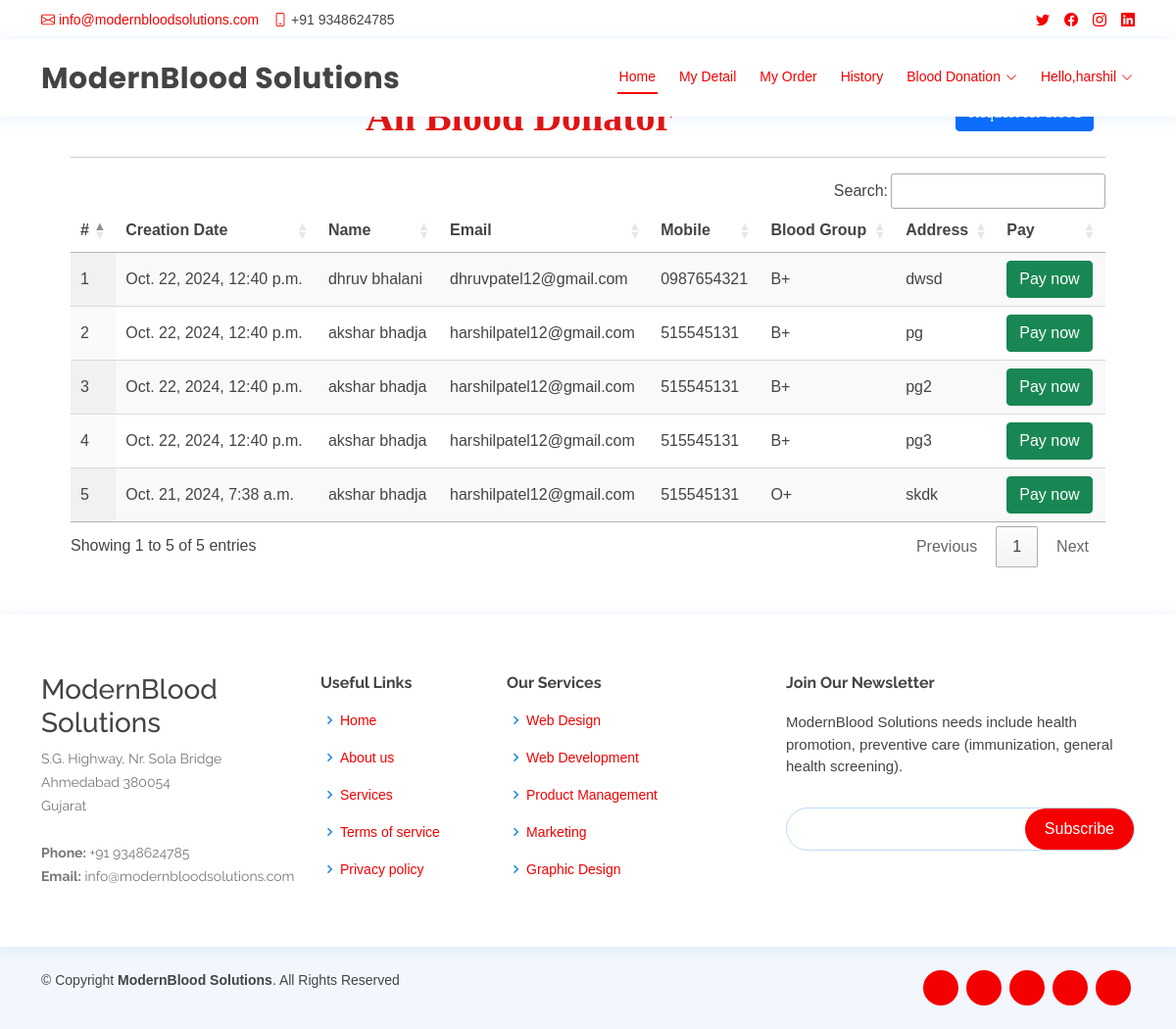
The page /search_blood (signed in) on the database its author committed.
### blood_app/models.py (models this page shows, shortened)
class Blood_Donation(models.Model):
    status = models.CharField(max_length=100, null=True, blank=True)
    user = models.ForeignKey(UserProfile, on_delete=models.CASCADE, null=True, blank=True)
    blood_group = models.ForeignKey(Category, on_delete=models.CASCADE, null=True, blank=True)
    place = models.CharField(max_length=100, null=True, blank=True)
    purpose = models.CharField(max_length=100, null=True, blank=True)
    created = models.DateTimeField(auto_now=True,null=True)
    active = models.BooleanField(null=True, blank=True, default=False)

class UserProfile(models.Model):
    user = models.ForeignKey(User, on_delete=models.CASCADE, null=True)
    contact = models.CharField(max_length=100, null=True)
    address = models.CharField(max_length=100, null=True)
    blood_group = models.ForeignKey(Category, on_delete=models.CASCADE, null=True, blank=True)
    dob = models.DateField(null=True)
    image = models.FileField(null=True)

class Category(models.Model):
    name = models.CharField(max_length=100, null=True, blank=True)
    def __str__(self):
        return self.name

### blood_app/views.py (the view, shortened to what this page needs)
# urls.py: path('search_blood', search_blood, name='search_blood'),
def search_blood(request):
    userprofile = UserProfile.objects.get(user=request.user)
    data = Blood_Donation.objects.filter(status="Approved").exclude(purpose="Request for Blood", user=userprofile)
    all_cat = Category.objects.all()
    return render(request, 'search_blood.html', {'data':data, 'cat':all_cat})

### blood_app/templates/search_blood.html (shortened to what this page needs)
{% extends 'index.html' %}
{% load static %}
{% block body %}
<div class="container-fluid" style="width:90%;margin-top:8%">
                    <div class="container-fluid">
                        <h1 align="center" style="font-weight:bold;font-family : 'Monotype Corsiva' ; color : #E6120E ;margin-top:4%">All Blood Donator
                          <button type="button" id="myBtn" class="btn btn-primary pull-right">Request for blood</button>
                        </h1>
                         </div><hr>
                                <table id="example" class="display" style="width:100%">
                                  <thead>
                                    <tr>
                                      <th>#</th>
                                      <th>Creation Date</th>
                                      <th>Name</th>
                                      <th>Email</th>
                                      <th>Mobile</th>
                                      <th>Blood Group</th>
                                      <th>Address</th>
                                      <th>Pay</th>
                                  </tr>
                              </thead>
                              <tbody>
                              {% for i in data %}
                                <tr>
                                  <td>{{forloop.counter}}</td>
                                  <td>{{i.created}}</td>
                                  <td>{{i.user.user.first_name}} {{i.user.user.last_name}}</td>
                                  <td>{{i.user.user.email}}</td>
                                  <td>{{i.user.contact}}</td>
                                  <td>{{i.blood_group}}</td>
                                  <td>{{i.place}}</td>
                                  <td><a href="/pay_now/{{i.id}}"><button class="btn btn-success">Pay now</button></a></td>
                              </tr>
                              {% endfor %}
                          </tbody>
                      </table>
                  </div>
{% endblock %}

### blood_app/templates/index.html (shortened to what this page needs)
<!DOCTYPE html>
<html lang="en">
  {% load static %}
<head>
  <link href="{% static 'vendor/fontawesome-free/css/all.min.css' %}" rel="stylesheet">
  <link href="{% static 'vendor/animate.css/animate.min.css' %}" rel="stylesheet">
  <link href="{% static 'vendor/bootstrap/css/bootstrap.min.css' %}" rel="stylesheet">
  <link href="{% static 'vendor/bootstrap-icons/bootstrap-icons.css' %}" rel="stylesheet">
  <link href="{% static 'vendor/boxicons/css/boxicons.min.css' %}" rel="stylesheet">
  <link href="{% static 'vendor/glightbox/css/glightbox.min.css' %}" rel="stylesheet">
  <link href="{% static 'vendor/remixicon/remixicon.css' %}" rel="stylesheet">
  <link href="{% static 'vendor/swiper/swiper-bundle.min.css' %}" rel="stylesheet">
  <link href="{% static 'css/style.css' %}" rel="stylesheet">
  <link rel="stylesheet" href="https://cdnjs.cloudflare.com/ajax/libs/font-awesome/4.7.0/css/font-awesome.min.css">
  <link rel='stylesheet' type='text/css' href="https://cdn.datatables.net/1.10.21/css/jquery.dataTables.min.css">
  <link rel='stylesheet' type='text/css' href="https://cdn.datatables.net/buttons/1.6.2/css/buttons.dataTables.min.css">
</head>
<body>
  <div id="topbar" class="d-flex align-items-center fixed-top">
    <div class="container d-flex justify-content-between">
      <div class="contact-info d-flex align-items-center">
        <i class="bi bi-envelope"></i> <a href="mailto:contact@example.com">info@modernbloodsolutions.com</a>
        <i class="bi bi-phone"></i> +91 9348624785
      </div>
      <div class="d-none d-lg-flex social-links align-items-center">
        <a href="#" class="twitter"><i class="bi bi-twitter"></i></a>
        <a href="#" class="facebook"><i class="bi bi-facebook"></i></a>
        <a href="#" class="instagram"><i class="bi bi-instagram"></i></a>
        <a href="#" class="linkedin"><i class="bi bi-linkedin"></i></i></a>
      </div>
    </div>
  </div>
  <header id="header" class="fixed-top">
    <div class="container d-flex align-items-center">
      <h1 class="logo me-auto">ModernBlood Solutions</h1>
      {% if request.user.is_staff %}
      <nav id="navbar" class="navbar order-last order-lg-0">
        <ul>
          <li><a class="nav-link scrollto active" href="{% url 'admin_home' %}">Home</a></li>
          <li class="dropdown"><a href="#"><span>Category</span> <i class="bi bi-chevron-down"></i></a>
            <ul>
              <li><a href="/add_category">Add Blood Category</a></li>
              <li><a href="/view_category">View Blood Category</a></li>
            </ul>
          </li>
          <li><a class="nav-link scrollto" href="/view_user">Users</a></li>
          <li><a class="nav-link scrollto" href="/all_order">All Order</a></li>
          <li class="dropdown"><a href="#"><span>Blood Donation</span> <i class="bi bi-chevron-down"></i></a>
            <ul>
              <li><a href="/request_blood">Request for Blood</a></li>
              <li><a href="/donator_blood">Donate for Blood</a></li>
            </ul>
          </li>
          <li class="dropdown">
            <a href="#" class="appointment-btn scrollto" style="color: #fff;"><span class="d-none d-md-inline">Welcome,</span> {{request.user.username}} <i class="bi bi-chevron-down"></i></a>
            <ul>
              <li><a href="{% url 'change_password' %}">Password</a></li>
              <li><a href="{% url 'logout' %}">Logout</a></li>
            </ul>
          </li>
        </ul>
        <i class="bi bi-list mobile-nav-toggle"></i>
      </nav>
      {% elif request.user.is_authenticated %}
      <nav id="navbar" class="navbar order-last order-lg-0">
        <ul>
          <li><a class="nav-link scrollto active" href="{% url 'home' %}">Home</a></li>
          <li><a class="nav-link scrollto" href="/profile">My Detail</a></li>
          <li><a class="nav-link scrollto" href="/my_order">My Order</a></li>
          <li><a class="nav-link scrollto" href="/history">History</a></li>
          <li class="dropdown"><a href="#"><span>Blood Donation</span> <i class="bi bi-chevron-down"></i></a>
          </li>
          <li class="dropdown"><a href="#"><span>Hello,{{request.user.username}}</span> <i class="bi bi-chevron-down"></i></a>
          </li>
        </ul>
      </nav>
      {% endif %}
  </header>
  <div class="mt-5 mb-5" style="margin-top:14%">
  {% block body %}
  {% endblock %}
  </div>
  <footer id="footer">
    <div class="footer-top">
      <div class="container">
        <div class="row">
          <div class="col-lg-3 col-md-6 footer-contact">
            <h3>ModernBlood Solutions</h3>
            <p>
              S.G. Highway, Nr. Sola Bridge <br>
              Ahmedabad 380054<br>
              Gujarat <br><br>
              <strong>Phone:</strong> +91 9348624785<br>
              <strong>Email:</strong>
              info@modernbloodsolutions.com<br>
            </p>
          </div>
          <div class="col-lg-2 col-md-6 footer-links">
            <h4>Useful Links</h4>
            <ul>
              <li><i class="bx bx-chevron-right"></i> <a href="#">Home</a></li>
              <li><i class="bx bx-chevron-right"></i> <a href="#">About us</a></li>
              <li><i class="bx bx-chevron-right"></i> <a href="#">Services</a></li>
              <li><i class="bx bx-chevron-right"></i> <a href="#">Terms of service</a></li>
              <li><i class="bx bx-chevron-right"></i> <a href="#">Privacy policy</a></li>
            </ul>
          </div>
          <div class="col-lg-3 col-md-6 footer-links">
            <h4>Our Services</h4>
            <ul>
              <li><i class="bx bx-chevron-right"></i> <a href="#">Web Design</a></li>
              <li><i class="bx bx-chevron-right"></i> <a href="#">Web Development</a></li>
              <li><i class="bx bx-chevron-right"></i> <a href="#">Product Management</a></li>
              <li><i class="bx bx-chevron-right"></i> <a href="#">Marketing</a></li>
              <li><i class="bx bx-chevron-right"></i> <a href="#">Graphic Design</a></li>
            </ul>
          </div>
          <div class="col-lg-4 col-md-6 footer-newsletter">
            <h4>Join Our Newsletter</h4>
            <p>ModernBlood Solutions needs include health promotion, preventive care (immunization, general health screening).</p>
            <form action="" method="post">
              <input type="email" name="email"><input type="submit" value="Subscribe">
            </form>
          </div>
        </div>
      </div>
    </div>
    <div class="container d-md-flex py-4">
      <div class="me-md-auto text-center text-md-start">
        <div class="copyright">
          &copy; Copyright <strong><span>ModernBlood Solutions</span></strong>. All Rights Reserved
        </div>
        <div class="credits">
        </div>
      </div>
      <div class="social-links text-center text-md-right pt-3 pt-md-0">
        <a href="#" class="twitter"><i class="bx bxl-twitter"></i></a>
        <a href="#" class="facebook"><i class="bx bxl-facebook"></i></a>
        <a href="#" class="instagram"><i class="bx bxl-instagram"></i></a>
        <a href="#" class="google-plus"><i class="bx bxl-skype"></i></a>
        <a href="#" class="linkedin"><i class="bx bxl-linkedin"></i></a>
      </div>
    </div>
  </footer>
</body>
</html>

### blood_app/static/css/style.css (style rules this page uses)
body { font-family: "Open Sans", sans-serif; color: #444444; }
a { color: #f50000 !important; text-decoration: none; }
h1, h2, h3, h4, h5, h6 { font-family: "Raleway", sans-serif; }
#topbar { background: #fff; height: 40px; font-size: 14px; transition: all 0.5s; z-index: 996; }
#topbar .contact-info a { line-height: 1; color: #444444; transition: 0.3s; }
#topbar .contact-info i { color: #f50000 !important; padding-right: 4px; margin-left: 15px; line-height: 0; }
#topbar .contact-info i:first-child { margin-left: 0; }
#topbar .social-links a { color: #437099; padding-left: 15px; display: inline-block; line-height: 1px; transition: 0.3s; }
#topbar .social-links a:first-child { border-left: 0; }
#header { background: #fff; transition: all 0.5s; z-index: 997; padding: 15px 0; top: 40px; box-shadow: 0px 2px 15px rgba(25, 119, 204, 0.1); }
#header .logo { font-size: 30px; margin: 0; padding: 0; line-height: 1; font-weight: 700; letter-spacing: 0.5px; font-family: "Poppins", sans-serif; }
.navbar { padding: 0; }
.navbar ul { margin: 0; padding: 0; display: flex; list-style: none; align-items: center; }
.navbar li { position: relative; }
.navbar>ul>li { position: relative; white-space: nowrap; padding: 8px 0 8px 20px; }
.navbar a, .navbar a:focus { display: flex; align-items: center; justify-content: space-between; font-size: 14px; color: #2c4964; white-space: nowrap; transition: 0.3s; border-bottom: 2px solid #fff; padding: 5px 2px; }
.navbar a i, .navbar a:focus i { font-size: 12px; line-height: 0; margin-left: 5px; }
.navbar a:hover, .navbar .active, .navbar .active:focus, .navbar li:hover>a { color: #f50000 !important; border-color: #f50000 !important; }
#footer { color: #444444; font-size: 14px; background: #f1f7fd; }
#footer .footer-top { padding: 60px 0 30px 0; background: #fff; box-shadow: 0px 2px 15px rgba(25, 119, 204, 0.1); }
#footer .footer-top .footer-contact { margin-bottom: 30px; }
#footer .footer-top .footer-contact p { font-size: 14px; line-height: 24px; margin-bottom: 0; font-family: "Raleway", sans-serif; color: #777777; }
#footer .footer-top h4 { font-size: 16px; font-weight: bold; color: #444444; position: relative; padding-bottom: 12px; }
#footer .footer-top .footer-links { margin-bottom: 30px; }
#footer .footer-top .footer-links ul { list-style: none; padding: 0; margin: 0; }
#footer .footer-top .footer-links ul i { padding-right: 2px; color: #1c84e3; font-size: 18px; line-height: 1; }
#footer .footer-top .footer-links ul li { padding: 10px 0; display: flex; align-items: center; }
#footer .footer-top .footer-links ul li:first-child { padding-top: 0; }
#footer .footer-top .footer-links ul a { color: #777777; transition: 0.3s; display: inline-block; line-height: 1; }
#footer .footer-newsletter { font-size: 15px; }
#footer .footer-newsletter h4 { font-size: 16px; font-weight: bold; color: #444444; position: relative; padding-bottom: 12px; }
#footer .footer-newsletter form { margin-top: 30px; background: #fff; padding: 6px 10px; position: relative; border-radius: 50px; text-align: left; border: 1px solid #bfdcf7; }
#footer .footer-newsletter form input[type=email] { border: 0; padding: 4px 8px; width: calc(100% - 100px); }
#footer .footer-newsletter form input[type=submit] { position: absolute; top: 0; right: 0; bottom: 0; border: 0; background: none; font-size: 16px; padding: 0 20px; background: #f50000 !important; color: #fff; transition: 0.3s; border-radius: 50px; }
#footer .credits { padding-top: 5px; font-size: 13px; color: #444444; }
#footer .social-links a { font-size: 18px; display: inline-block; background: #f50000 !important; color: #fff; line-height: 1; padding: 8px 0; margin-right: 4px; border-radius: 50%; text-align: center; width: 36px; height: 36px; transition: 0.3s; }

### blood_app/templates/search_blood.html (style rules this page uses)
body { font-family: Arial, Helvetica, sans-serif; }

### rows shown on the page
Blood_Donation: created "Oct. 22, 2024, 12:40 p.m.", user.user.first_name "dhruv", user.user.last_name "bhalani", user.user.email "dhruvpatel12@gmail.com", user.contact "0987654321", blood_group "B+", place "dwsd"
Blood_Donation: created "Oct. 22, 2024, 12:40 p.m.", user.user.first_name "akshar", user.user.last_name "bhadja", user.user.email "harshilpatel12@gmail.com", user.contact "515545131", blood_group "B+", place "pg"
Blood_Donation: created "Oct. 22, 2024, 12:40 p.m.", user.user.first_name "akshar", user.user.last_name "bhadja", user.user.email "harshilpatel12@gmail.com", user.contact "515545131", blood_group "B+", place "pg2"
Blood_Donation: created "Oct. 22, 2024, 12:40 p.m.", user.user.first_name "akshar", user.user.last_name "bhadja", user.user.email "harshilpatel12@gmail.com", user.contact "515545131", blood_group "B+", place "pg3"
Blood_Donation: created "Oct. 21, 2024, 7:38 a.m.", user.user.first_name "akshar", user.user.last_name "bhadja", user.user.email "harshilpatel12@gmail.com", user.contact "515545131", blood_group "O+", place "skdk"

### other values the page prints
{{ request.user.username }} "harshil"
